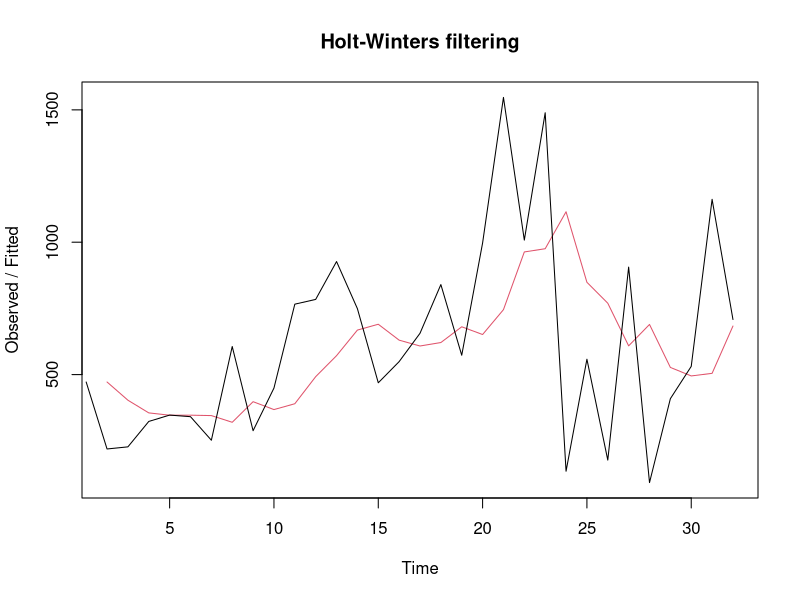
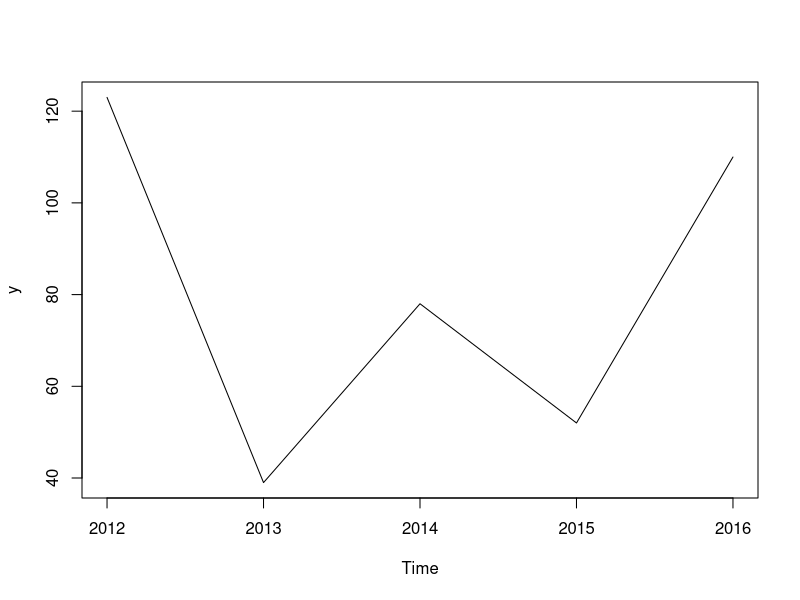
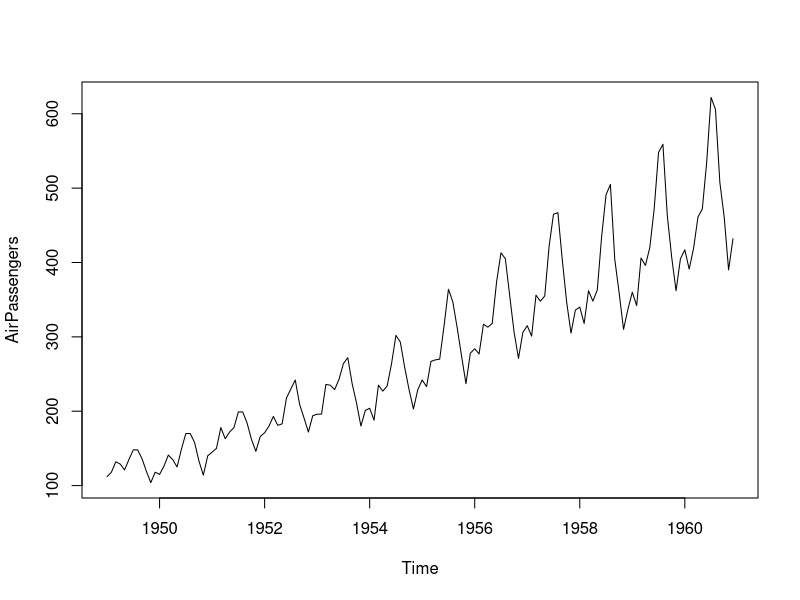

Write the R code that produced these figures, in order.
## ---- chunk 1
knitr::opts_chunk$set(echo = TRUE)
## ---- chunk 2
# DescTools::XLGetRange(header = TRUE) # not working in R 3.6
data_ts <- readxl::read_excel(path = "04_03.xlsx", col_names = c("rows", "Customers", "Forecasted Customers", "Error", "Squared Error", 6:8), skip = 2, trim_ws = TRUE)
data_ts
## ---- chunk 3
fit <- stats::HoltWinters(x = na.omit(data_ts$Customers), beta = FALSE, gamma = FALSE, l.start = 472)
fit
## ---- chunk 4
# summary(fit)
plot(fit)
## ---- chunk 5
z <- c(123,39,78,52,110)

ts(z, start = 2012, frequency = 12)
y <- ts(z, start = 2012)
plot(y)
## ---- chunk 6
AirPassengers
# str(AirPassengers)
plot(AirPassengers)
## ---- chunk 7
# plot( stats::HoltWinters(AirPassengers) )
# plot( forecast::ets(AirPassengers) )
